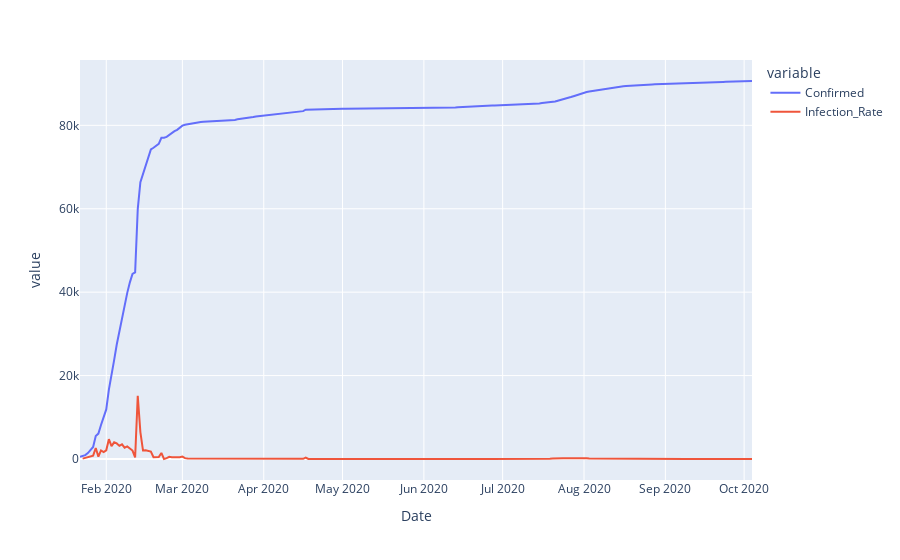

The notebook cell saved with this chart:
### Code cell
px.line(df_China, x = "Date", y = ["Confirmed", "Infection_Rate"])

### Figure 1 — Plotly figure (JSON) as saved in the notebook; plotly's stock layout.template omitted (floating-point values rounded to 4 significant figures; data arrays with more than 128 entries replaced by an {"elided": "..."} marker saying what was removed)
{"data": [{"hovertemplate": "variable=Confirmed<br>Date=%{x}<br>value=%{y}<extra></extra>", "legendgroup": "Confirmed", "line": {"color": "#636efa", "dash": "solid"}, "mode": "lines", "name": "Confirmed", "orientation": "v", "showlegend": true, "type": "scatter", "x": {"elided": "257 str values"}, "xaxis": "x", "y": {"elided": "257 int values"}, "yaxis": "y"}, {"hovertemplate": "variable=Infection_Rate<br>Date=%{x}<br>value=%{y}<extra></extra>", "legendgroup": "Infection_Rate", "line": {"color": "#EF553B", "dash": "solid"}, "mode": "lines", "name": "Infection_Rate", "orientation": "v", "showlegend": true, "type": "scatter", "x": {"elided": "257 str values"}, "xaxis": "x", "y": {"elided": "257 int values"}, "yaxis": "y"}], "layout": {"legend": {"title": {"text": "variable"}, "tracegroupgap": 0}, "margin": {"t": 60}, "xaxis": {"anchor": "y", "domain": [0, 1], "title": {"text": "Date"}}, "yaxis": {"anchor": "x", "domain": [0, 1], "title": {"text": "value"}}}}
